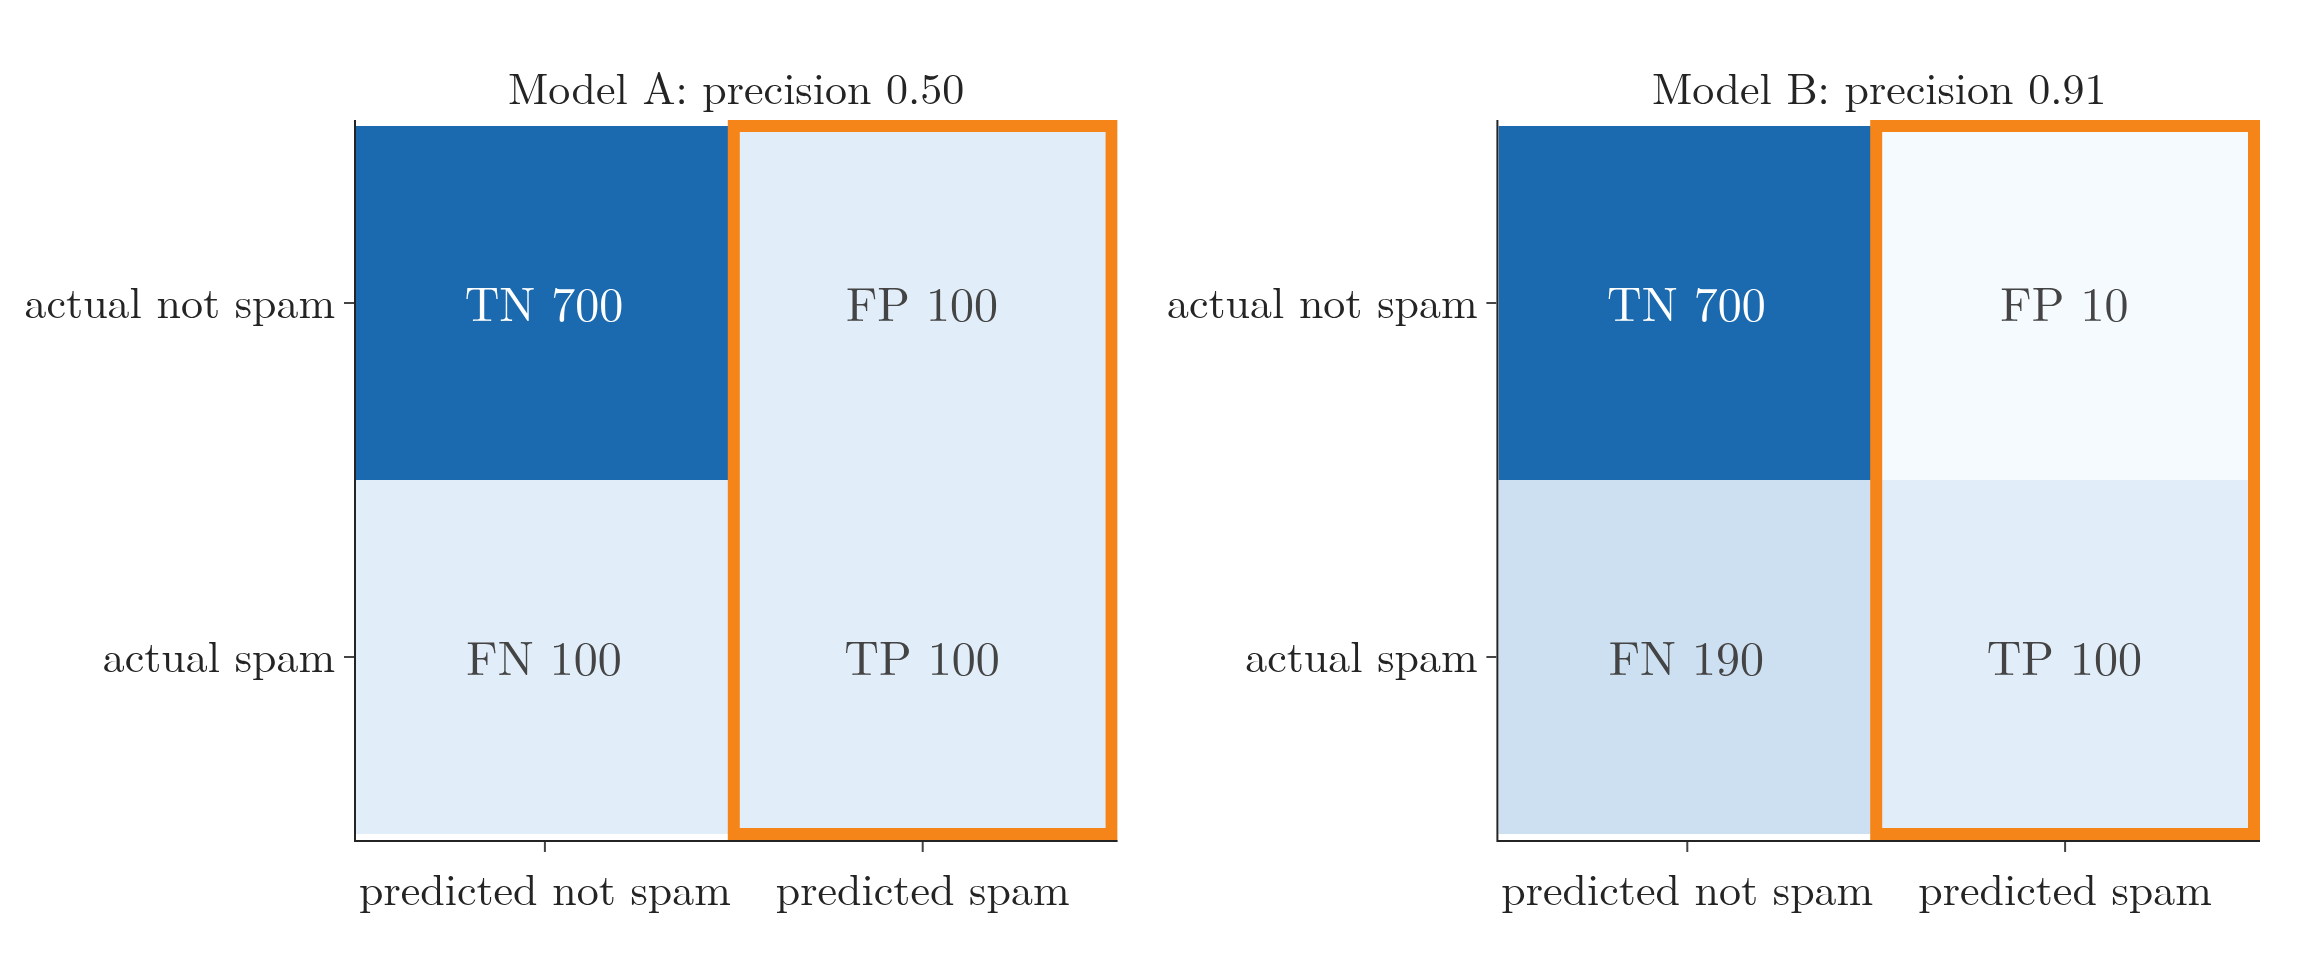

Here is the Python script that generated this plot:
"""Precision on the two spam filters of Section 2 (Plotly heatmaps): the confusion matrices of model A and model B,
each 1,000 emails, accuracy 0.80. The outlined column, everything predicted spam, is what precision reads: 100 of
200 for A (0.50), 100 of 110 for B (0.91)."""
from pathlib import Path
import numpy as np
import plotly.graph_objects as go
from plotly.subplots import make_subplots
from gifkit import FONT, ORANGE

here = Path(__file__).parent
models = {"Model A": (100, 100, 100, 700), "Model B": (100, 10, 190, 700)}
prec = {k: tp / (tp + fp) for k, (tp, fp, fn, tn) in models.items()}
assert all((tp + tn) / 1000 == 0.8 for tp, fp, fn, tn in models.values()) and round(prec["Model A"], 2) == 0.5 and round(prec["Model B"], 2) == 0.91
fig = make_subplots(1, 2, horizontal_spacing=0.2, subplot_titles=[f"{k}: precision {v:.2f}" for k, v in prec.items()])
fig.update_annotations(font_size=22)
for col, (k, (tp, fp, fn, tn)) in enumerate(models.items(), 1):
    M = np.array([[tn, fp], [fn, tp]])                       # rows: actual 0, 1; columns: predicted 0, 1
    lab = [[f"TN {tn}", f"FP {fp}"], [f"FN {fn}", f"TP {tp}"]]
    fig.add_trace(go.Heatmap(z=M[::-1], x=["predicted not spam", "predicted spam"], y=["actual spam", "actual not spam"],
                             text=lab[::-1], texttemplate="%{text}", textfont=dict(size=24), colorscale="Blues", showscale=False,
                             zmin=0, zmax=900), 1, col)
    fig.add_shape(type="rect", x0=0.5, x1=1.5, y0=-0.5, y1=1.5, line=dict(color=ORANGE, width=6), fillcolor="rgba(0,0,0,0)", opacity=1,
                  xref=f"x{col if col > 1 else ''}", yref=f"y{col if col > 1 else ''}")
fig.update_layout(template="simple_white", width=1150, height=480, font=FONT, margin=dict(l=130, r=20, t=60, b=60))
fig.write_image(here / "spam_matrices.png", scale=2)
